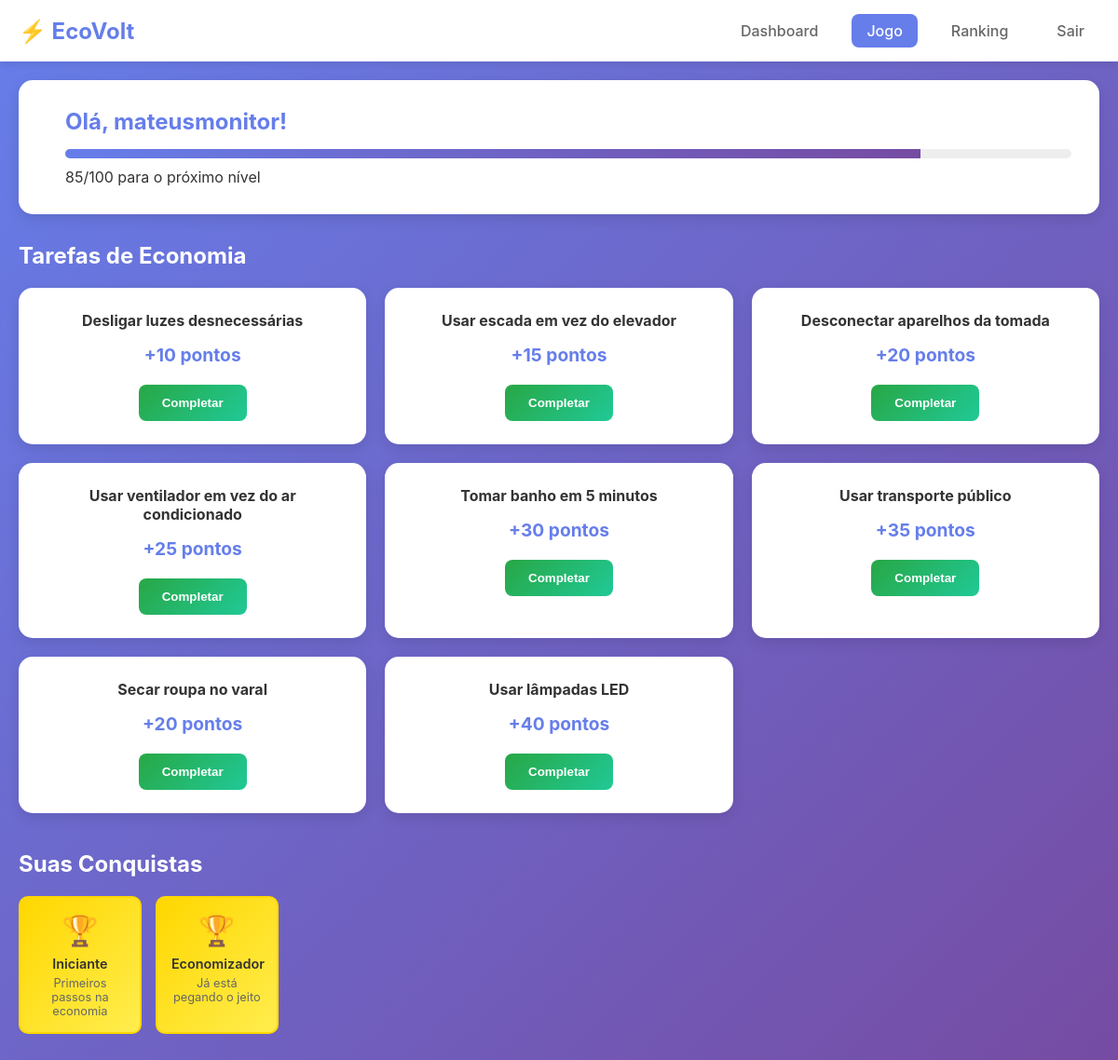
The page /?action=game (signed in) on the database its author committed.
### tables this page shows
CREATE TABLE users (
                id INTEGER PRIMARY KEY AUTOINCREMENT,
                username TEXT UNIQUE NOT NULL,
                password TEXT NOT NULL,
                points INTEGER DEFAULT 0,
                level INTEGER DEFAULT 1,
                created_at DATETIME DEFAULT CURRENT_TIMESTAMP
            );

CREATE TABLE tasks (
                id INTEGER PRIMARY KEY AUTOINCREMENT,
                title TEXT NOT NULL,
                points INTEGER NOT NULL,
                description TEXT
            );

CREATE TABLE badges (
                id INTEGER PRIMARY KEY AUTOINCREMENT,
                name TEXT NOT NULL,
                description TEXT,
                points_required INTEGER NOT NULL
            );

### app/controllers/GameController.php (called while the page is built, shortened)
<?php
require_once 'app/services/GameService.php';
require_once 'app/repositories/TaskRepository.php';
class GameController {
    private $gameService;
    private $taskRepository;
    public function __construct() {
        $this->gameService = new GameService();
        $this->taskRepository = new TaskRepository();
    }
    public function index() {
        $stats = $this->gameService->getUserStats($_SESSION['user_id']);
        $tasks = $this->taskRepository->findAll();
        $user = $stats['user'];
        $badges = $stats['badges'];
        include 'app/views/game/index.php';
    }
}
?>

### app/models/Database.php (called while the page is built, shortened)
<?php
class Database {
    private $pdo;
    public function __construct() {
        $this->pdo = new PDO('sqlite:database/ecovolt.db');
        $this->pdo->setAttribute(PDO::ATTR_ERRMODE, PDO::ERRMODE_EXCEPTION);
        $this->insertSampleData();
    }
    public function getConnection() {
        return $this->pdo;
    }
    private function createTables() {
        $this->pdo->exec("
            CREATE TABLE IF NOT EXISTS users (
                id INTEGER PRIMARY KEY AUTOINCREMENT,
                username TEXT UNIQUE NOT NULL,
                password TEXT NOT NULL,
                points INTEGER DEFAULT 0,
                level INTEGER DEFAULT 1,
                created_at DATETIME DEFAULT CURRENT_TIMESTAMP
            )
        ");
        $this->pdo->exec("
            CREATE TABLE IF NOT EXISTS tasks (
                id INTEGER PRIMARY KEY AUTOINCREMENT,
                title TEXT NOT NULL,
                points INTEGER NOT NULL,
                description TEXT
            )
        ");
        $this->pdo->exec("
            CREATE TABLE IF NOT EXISTS user_tasks (
                id INTEGER PRIMARY KEY AUTOINCREMENT,
                user_id INTEGER,
                task_id INTEGER,
                completed_at DATETIME DEFAULT CURRENT_TIMESTAMP,
                FOREIGN KEY (user_id) REFERENCES users(id),
                FOREIGN KEY (task_id) REFERENCES tasks(id)
            )
        ");
        $this->pdo->exec("
            CREATE TABLE IF NOT EXISTS badges (
                id INTEGER PRIMARY KEY AUTOINCREMENT,
                name TEXT NOT NULL,
                description TEXT,
                points_required INTEGER NOT NULL
            )
        ");
        $this->pdo->exec("
            CREATE TABLE IF NOT EXISTS user_badges (
                id INTEGER PRIMARY KEY AUTOINCREMENT,
                user_id INTEGER,
                badge_id INTEGER,
                earned_at DATETIME DEFAULT CURRENT_TIMESTAMP,
                FOREIGN KEY (user_id) REFERENCES users(id),
                FOREIGN KEY (badge_id) REFERENCES badges(id)
            )
        ");
    }
    private function insertSampleData() {
        $stmt = $this->pdo->prepare("SELECT COUNT(*) FROM tasks");
        $stmt->execute();
        $stmt = $this->pdo->prepare("SELECT COUNT(*) FROM badges");
        $stmt->execute();
    }
}
?>

### app/repositories/UserRepository.php (called while the page is built, shortened)
<?php
require_once 'app/models/Database.php';
class UserRepository {
    private $db;
    public function __construct() {
        $this->db = new Database();
    }
    public function findById($id) {
        $stmt = $this->db->getConnection()->prepare("SELECT * FROM users WHERE id = ?");
        $stmt->execute([$id]);
        return $stmt->fetch(PDO::FETCH_ASSOC);
    }
}
?>

### app/services/GameService.php (called while the page is built, shortened)
<?php
require_once 'app/repositories/UserRepository.php';
require_once 'app/repositories/TaskRepository.php';
require_once 'app/repositories/BadgeRepository.php';
class GameService {
    private $userRepository;
    private $taskRepository;
    private $badgeRepository;
    public function __construct() {
        $this->userRepository = new UserRepository();
        $this->taskRepository = new TaskRepository();
        $this->badgeRepository = new BadgeRepository();
    }
    public function getUserStats($userId) {
        $user = $this->userRepository->findById($userId);
        $badges = $this->badgeRepository->getUserBadges($userId);
        $completedTasks = $this->taskRepository->getUserCompletedTasks($userId);
        return [
            'user' => $user,
            'badges' => $badges,
            'completedTasks' => $completedTasks,
            'nextLevelPoints' => ($user['level'] * 100) - $user['points']
        ];
    }
}
?>

### app/repositories/BadgeRepository.php (called while the page is built, shortened)
<?php
require_once 'app/models/Database.php';
class BadgeRepository {
    private $db;
    public function __construct() {
        $this->db = new Database();
    }
    public function getUserBadges($userId) {
        $stmt = $this->db->getConnection()->prepare("
            SELECT b.* FROM badges b
            JOIN user_badges ub ON b.id = ub.badge_id
            WHERE ub.user_id = ?
        ");
        $stmt->execute([$userId]);
        return $stmt->fetchAll(PDO::FETCH_ASSOC);
    }
}
?>

### app/repositories/TaskRepository.php (called while the page is built, shortened)
<?php
require_once 'app/models/Database.php';
class TaskRepository {
    private $db;
    public function __construct() {
        $this->db = new Database();
    }
    public function findAll() {
        $stmt = $this->db->getConnection()->prepare("SELECT * FROM tasks");
        $stmt->execute();
        return $stmt->fetchAll(PDO::FETCH_ASSOC);
    }
    public function getUserCompletedTasks($userId) {
        $stmt = $this->db->getConnection()->prepare("
            SELECT t.*, ut.completed_at
            FROM tasks t
            JOIN user_tasks ut ON t.id = ut.task_id
            WHERE ut.user_id = ?
            ORDER BY ut.completed_at DESC
        ");
        $stmt->execute([$userId]);
        return $stmt->fetchAll(PDO::FETCH_ASSOC);
    }
}
?>

### app/views/game/index.php (the view, shortened to what this page needs)
<!DOCTYPE html>
<html lang="pt-BR">
<head>
    <link rel="stylesheet" href="public/css/style.css">
</head>
<body>
    <nav class="navbar">
        <div class="nav-brand">⚡ EcoVolt</div>
        <div class="nav-menu">
            <a href="?action=dashboard">Dashboard</a>
            <a href="?action=game" class="active">Jogo</a>
            <a href="?action=ranking">Ranking</a>
            <a href="?action=logout">Sair</a>
        </div>
    </nav>
    <div class="container">
        <div class="game-header">
            <div class="player-info">
                <h2>Olá, <?= $_SESSION['username'] ?>!</h2>
                <div class="progress-bar">
                    <div class="progress" style="width: <?= ($user['points'] % 100) ?>%"></div>
                </div>
                <p><?= $user['points'] % 100 ?>/100 para o próximo nível</p>
            </div>
        </div>
        <div class="tasks-section">
            <h3>Tarefas de Economia</h3>
            <div class="tasks-grid">
                <?php foreach ($tasks as $task): ?>
                    <div class="task-card">
                        <h4><?= $task['title'] ?></h4>
                        <div class="task-points">+<?= $task['points'] ?> pontos</div>
                        <form method="POST" action="?action=complete_task">
                            <button type="submit" class="btn-complete">Completar</button>
                        </form>
                    </div>
                <?php endforeach; ?>
            </div>
        </div>
        <div class="badges-section">
            <h3>Suas Conquistas</h3>
            <div class="badges-grid">
                <?php foreach ($badges as $badge): ?>
                    <div class="badge earned">
                        <div class="badge-icon">🏆</div>
                        <div class="badge-name"><?= $badge['name'] ?></div>
                        <div class="badge-desc"><?= $badge['description'] ?></div>
                    </div>
                <?php endforeach; ?>
            </div>
        </div>
    </div>
</body>
</html>

### index.php (shortened to what this page needs)
<?php
require_once 'app/controllers/GameController.php';
$action = $_GET['action'] ?? 'login';
switch ($action) {
    case 'game':
        $controller = new GameController();
        $controller->index();
        break;
}
?>

### public/css/style.css (style rules this page uses)
* { margin: 0; padding: 0; box-sizing: border-box; }
body { font-family: -apple-system, BlinkMacSystemFont, 'Segoe UI', Roboto, sans-serif; background: linear-gradient(135deg, #667eea 0%, #764ba2 100%); min-height: 100vh; color: #333; }
.container { max-width: 1200px; margin: 0 auto; padding: 20px; }
.navbar { background: white; padding: 15px 0; box-shadow: 0 2px 10px rgba(0,0,0,0.1); display: flex; justify-content: space-between; align-items: center; padding: 15px 20px; }
.nav-brand { font-size: 1.5rem; font-weight: bold; color: #667eea; }
.nav-menu { display: flex; gap: 20px; }
.nav-menu a { text-decoration: none; color: #666; font-weight: 500; padding: 8px 16px; border-radius: 8px; transition: all 0.3s; }
.nav-menu a.active, .nav-menu a:hover { background: #667eea; color: white; }
.badges-grid { display: grid; grid-template-columns: repeat(auto-fill, minmax(120px, 1fr)); gap: 15px; }
.badge { text-align: center; padding: 15px; border-radius: 10px; background: #f8f9fa; border: 2px solid #eee; }
.badge.earned { background: linear-gradient(135deg, #ffd700, #ffed4e); border-color: #ffd700; }
.badge-icon { font-size: 2rem; margin-bottom: 8px; }
.badge-name { font-weight: 600; font-size: 0.9rem; }
.badge-desc { font-size: 0.8rem; color: #666; margin-top: 5px; }
.game-header { background: white; padding: 30px; border-radius: 15px; margin-bottom: 30px; box-shadow: 0 5px 15px rgba(0,0,0,0.1); }
.player-info h2 { color: #667eea; margin-bottom: 15px; }
.progress-bar { width: 100%; height: 10px; background: #eee; border-radius: 5px; overflow: hidden; margin-bottom: 10px; }
.progress { height: 100%; background: linear-gradient(90deg, #667eea, #764ba2); transition: width 0.5s ease; }
.tasks-section, .badges-section { margin-bottom: 40px; }
.tasks-section h3, .badges-section h3 { margin-bottom: 20px; color: white; font-size: 1.5rem; }
.tasks-grid { display: grid; grid-template-columns: repeat(auto-fill, minmax(280px, 1fr)); gap: 20px; }
.task-card { background: white; padding: 25px; border-radius: 15px; box-shadow: 0 5px 15px rgba(0,0,0,0.1); text-align: center; }
.task-card h4 { margin-bottom: 15px; color: #333; }
.task-points { font-size: 1.2rem; font-weight: bold; color: #667eea; margin-bottom: 20px; }
.btn-complete { background: linear-gradient(135deg, #28a745, #20c997); color: white; border: none; padding: 12px 25px; border-radius: 8px; font-weight: 600; cursor: pointer; transition: transform 0.2s; }
.player-info { flex: 1; margin-left: 20px; }

### rows shown on the page
users: level+points "85"
tasks: title "Desligar luzes desnecessárias", points "10"
tasks: title "Usar escada em vez do elevador", points "15"
tasks: title "Desconectar aparelhos da tomada", points "20"
tasks: title "Usar ventilador em vez do ar condicionado", points "25"
tasks: title "Tomar banho em 5 minutos", points "30"
tasks: title "Usar transporte público", points "35"
tasks: title "Secar roupa no varal", points "20"
tasks: title "Usar lâmpadas LED", points "40"
badges: name "Iniciante", description "Primeiros passos na economia"
badges: name "Economizador", description "Já está pegando o jeito"

### other values the page prints
$_SESSION['username'] "mateusmonitor"
